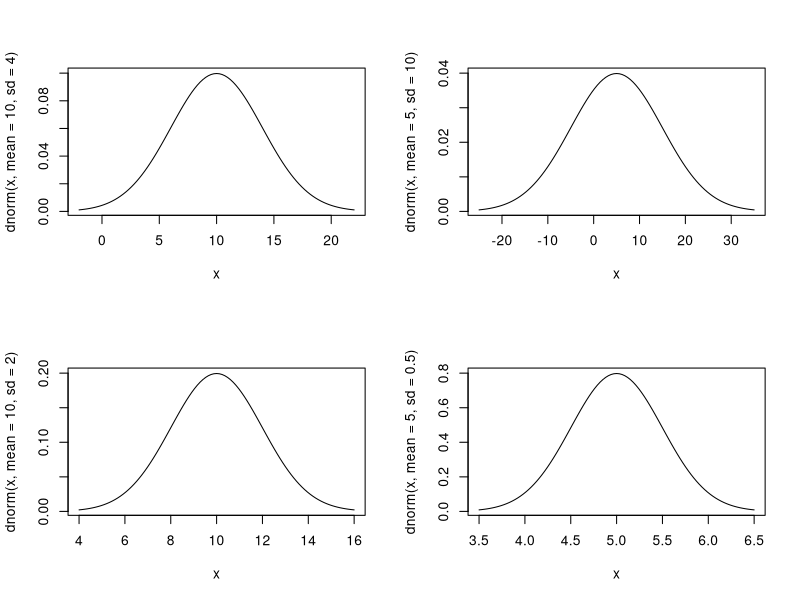
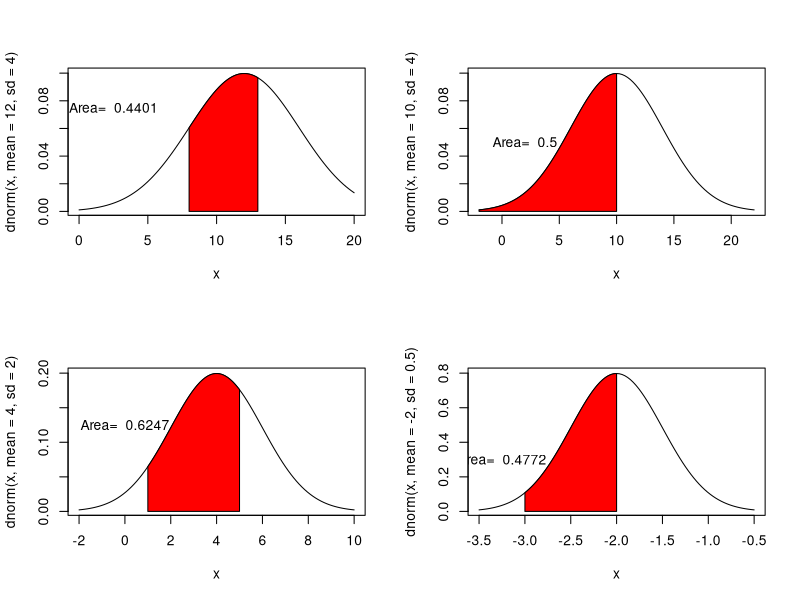
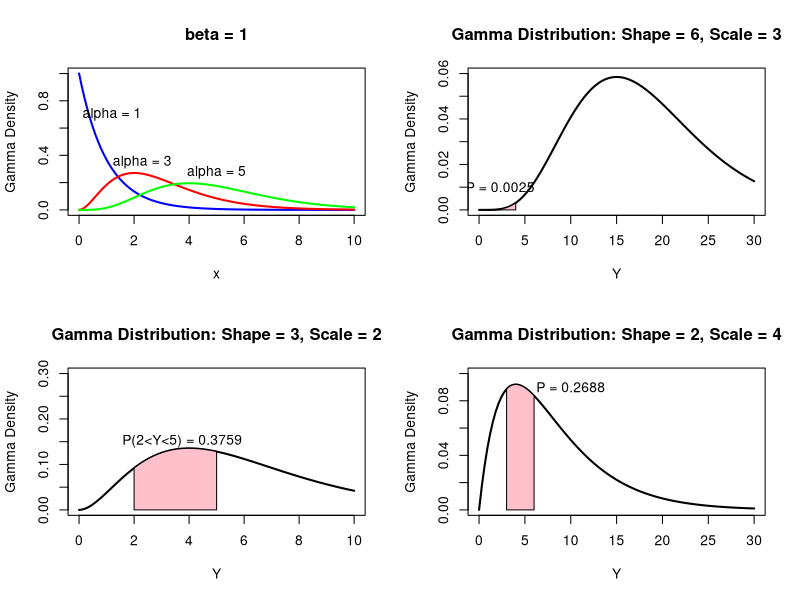
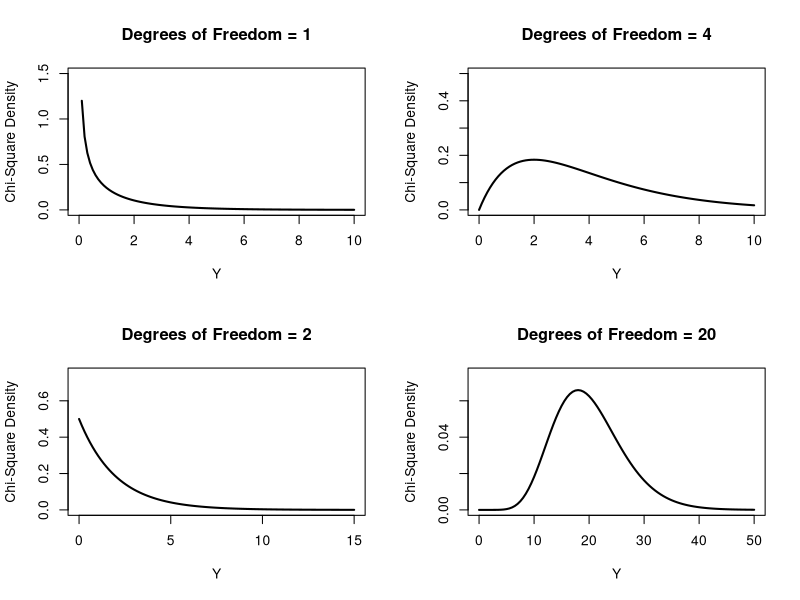
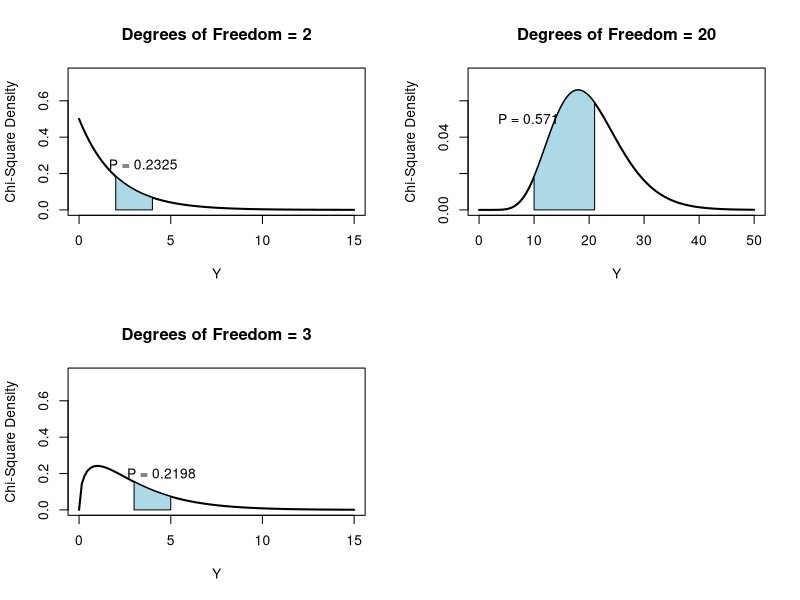
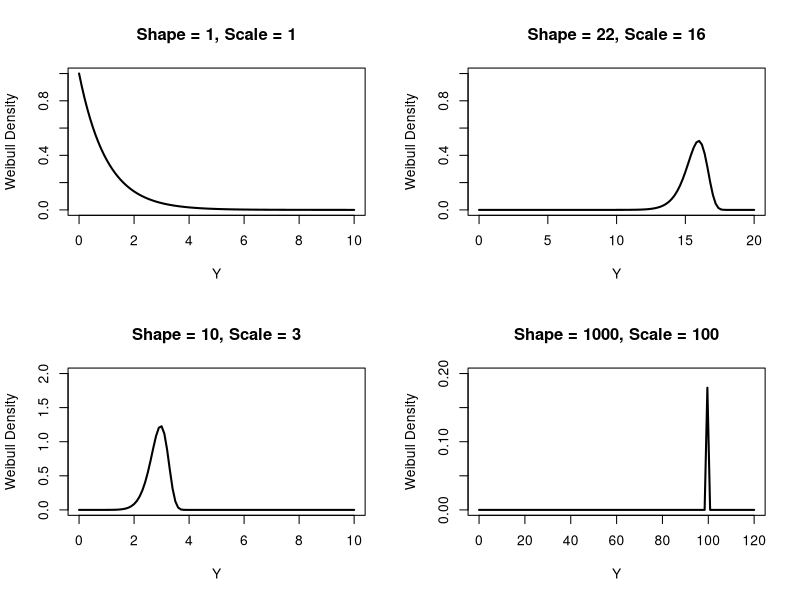
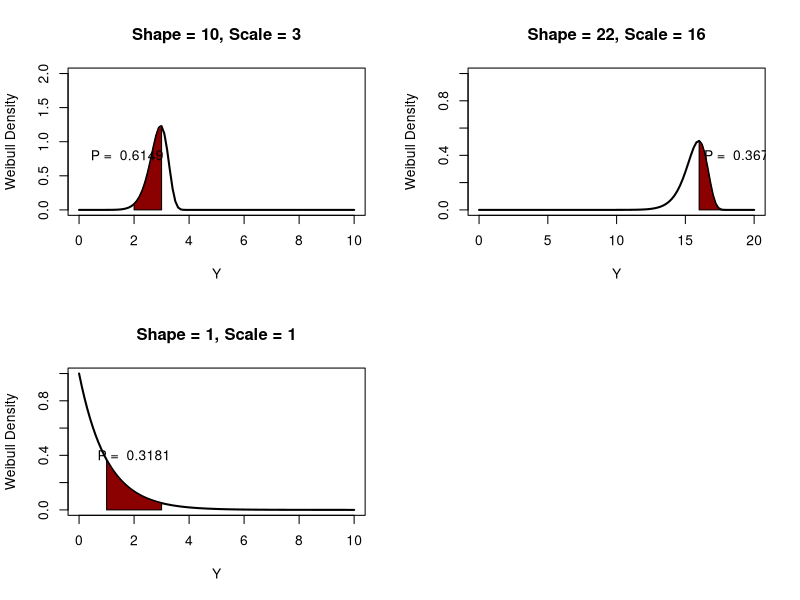
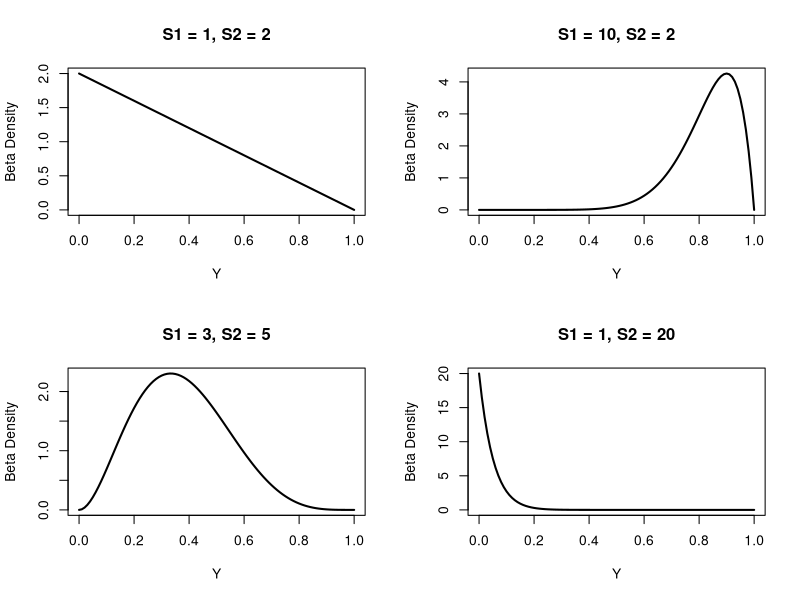

Source code (R) for these figures, in order:
## ---- chunk 1
knitr::opts_chunk$set(echo = TRUE)
## ---- chunk 2
getwd()
## ---- chunk 3
layout(matrix(1:4, nr = 2, nc = 2))
#M=10, SD=4
curve(dnorm(x, mean = 10, sd = 4), xlim = c(10 - 3 * 4, 10 + 3 * 4))
#M=10, SD=2
curve(dnorm(x, mean = 10, sd = 2), xlim = c(10 - 3 * 2, 10 + 3 * 2))
#M=5, SD=10
curve(dnorm(x, mean = 5, sd = 10), xlim = c(5 - 3 * 10, 5 + 3 * 10))
#M=5, SD=0.5
curve(dnorm(x, mean = 5, sd = 0.5), xlim = c(5 - 3 * 0.5, 5 + 3 * 0.5))
## ---- chunk 4
# 	Y∼N(0,1),P(Y≥2)
curve(dnorm(x, mean = 12, sd = 4), xlim = c(12 - 3 * 4, 20))
xcurve1 = seq(8, 13, length = 1000)
ycurve1 = dnorm(xcurve1, mean = 12, sd = 4)

polygon(c(8, xcurve1, 13), c(0, ycurve1, 0), col = "Red")
area = pnorm(13, mean = 12, sd = 4) - pnorm(8, mean = 12, sd = 4)
area = round(area, 4)

text(x = 2.5, y = 0.075, paste("Area= ", area, sep = " "))
## ---- chunk 5
# Y∼N(μ=4,σ=2),P(1≤Y<5)
curve(dnorm(x, mean = 4, sd = 2), xlim = c(4 - 3 * 2, 4 + 3 * 2))
xcurve2 = seq(1, 5, length = 1000)
ycurve2 = dnorm(xcurve2, mean = 4, sd = 2)

polygon(c(1, xcurve2, 5), c(0, ycurve2, 0), col = "Red")
area2 = pnorm(5, mean = 4, sd = 2) - pnorm(1, mean = 4, sd = 2)
area2 = round(area2, 4)

text(x = 0, y = 0.125, paste("Area= ", area2, sep = " "))
## ---- chunk 6
# 	Y∼N(μ=10,σ=4),P(Y<10)
curve(dnorm(x, mean = 10, sd = 4), xlim = c(10 - 3 * 4, 10 + 3 * 4))
xcurve3 = seq(-2, 10, length = 1000)
ycurve3 = dnorm(xcurve3, mean = 10, sd = 4)

polygon(c(-2, xcurve3, 10), c(0, ycurve3, 0), col = "Red")
area3 = pnorm(10, mean = 10, sd = 4)
area3 = round(area3, 4)

text(x = 2, y = 0.05, paste("Area= ", area3, sep = " "))
## ---- chunk 7
# 	Y∼N(μ=-2,σ=1/2),P(-3<Y≤ -2)
curve(dnorm(x, mean = -2, sd = 0.5), xlim = c(-2 - 3 * 0.5, -2 + 3 * 0.5))
xcurve4 = seq(-3, -2, length = 1000)
ycurve4 = dnorm(xcurve4, mean = -2, sd = 0.5)

polygon(c(-3, xcurve4, -2), c(0, ycurve4, 0), col = "Red")
area4 = pnorm(-2, mean = -2, sd = 0.5) - pnorm(-3, mean = -2, sd = 0.5)
area4 = round(area4, 4)

text(x = -3.25, y = 0.3, paste("Area= ", area4, sep = " "))
## ---- chunk 8
# 	Y∼Gamma(shape=1,scale=1)
curve(dgamma(x,shape = 1, scale = 1), xlim = c(0,10), ylim = c(0,1),
      col = "Blue", lwd = 2, ylab = "Gamma Density", main = "beta = 1")
text(x = 1.2, y = 0.7, paste("alpha =", 1, sep=" "))

# 	Y∼Gamma(shape=3,scale=1)
curve(dgamma(x,shape = 3, scale = 1), xlim = c(0,10), ylim = c(0,1),
      col = "Red", lwd = 2, add = TRUE)
text(x = 2.3, y = 0.35, paste("alpha =", 3, sep=" "))

# 	Y∼Gamma(shape=5,scale=1)
curve(dgamma(x,shape = 5, scale = 1), xlim = c(0,10), ylim = c(0,1),
      col = "Green", lwd = 2, add = TRUE)
text(x = 5, y = 0.275, paste("alpha =", 5, sep = " "))
## ---- chunk 9
# 	Y~Gamma(shape=3,scale=2),P(2<Y<5)
curve(dgamma(x, shape = 3, scale = 2), xlim = c(0,10), ylim = c(0, 0.3),
      lwd = 2, ylab = "Gamma Density", xlab = "Y", main = "Gamma Distribution: Shape = 3, Scale = 2")

xgam1 = seq(2, 5, length = 1000)
ygam1 = dgamma(xgam1, shape = 3, scale = 2)
polygon(c(2, xgam1, 5), c(0, ygam1, 0), col = "Pink")

gprob1 = pgamma(5, shape = 3, scale = 2) - pgamma(2, shape = 3, scale = 2)
gprob1 = round(gprob1, 4)

text(x = 3.75, y = 0.15, paste("P(2<Y<5) =", gprob1, sep = " "))
## ---- chunk 10
#   Y∼Gamma(shape=6,scale=3),P(1≤Y≤4)
curve(dgamma(x, shape = 6, scale = 3), xlim = c(0,30), ylim = c(0, 0.06),
      lwd = 2, ylab = "Gamma Density", xlab = "Y", main = "Gamma Distribution: Shape = 6, Scale = 3")

xgam2 = seq(1, 4, length = 1000)
ygam2 = dgamma(xgam2, shape = 6, scale = 3)
polygon(c(1, xgam2, 4), c(0, ygam2, 0), col = "Pink")

gprob2 = pgamma(4, shape = 6, scale = 3) - pgamma(1, shape = 6, scale = 3)
gprob2 = round(gprob2, 4)

text(x = 2.3, y = 0.01, paste("P =", gprob2, sep = " "))
## ---- chunk 11
#   Y∼Gamma(shape=2,scale=4),P(3≤Y<6)
curve(dgamma(x, shape = 2, scale = 4), xlim = c(0,30), ylim = c(0, 0.1),
      lwd = 2, ylab = "Gamma Density", xlab = "Y", main = "Gamma Distribution: Shape = 2, Scale = 4")

xgam3 = seq(3, 6, length = 1000)
ygam3 = dgamma(xgam3, shape = 2, scale = 4)
polygon(c(3, xgam3, 6), c(0, ygam3, 0), col = "Pink")

gprob3 = pgamma(6, shape = 2, scale = 4) - pgamma(3, shape = 2, scale = 4)
gprob3 = round(gprob3, 4)

text(x = 10, y = 0.09, paste("P =", gprob3, sep = " "))
## ---- chunk 12
layout(matrix(1:4, nr = 2, nc =2))
# Y∼chisq(df=1)
curve(dchisq(x, df = 1), xlim = c(0, 10), ylim = c(0, 1.5), lwd = 2,
      ylab = "Chi-Square Density", xlab = "Y", main = "Degrees of Freedom = 1")

# Y∼chisq(df=2)
curve(dchisq(x, df = 2), xlim = c(0, 15), ylim = c(0, 0.75), lwd = 2,
      ylab = "Chi-Square Density", xlab = "Y", main = "Degrees of Freedom = 2")
# Y∼chisq(df=4)
curve(dchisq(x, df = 4), xlim = c(0, 10), ylim = c(0, 0.5), lwd = 2,
      ylab = "Chi-Square Density", xlab = "Y", main = "Degrees of Freedom = 4")
# Y∼chisq(df=20)
curve(dchisq(x, df = 20), xlim = c(0, 50), ylim = c(0, 0.075), lwd = 2,
      ylab = "Chi-Square Density", xlab = "Y", main = "Degrees of Freedom = 20")
## ---- chunk 13
# 	Y∼chisq(df=2),P(2≤Y≤4)
curve(dchisq(x, df = 2), xlim = c(0, 15), ylim = c(0, 0.75), lwd = 2,
      ylab = "Chi-Square Density", xlab = "Y", main = "Degrees of Freedom = 2")

xchi1 = seq(2, 4, length = 1000)
ychi1 = dchisq(xchi1, df = 2)
polygon(c(2, xchi1, 4), c(0, ychi1, 0), col = "Light Blue")

cprob1 = pchisq(4, df = 2) - pchisq(2, df = 2)
cprob1 = round(cprob1, 4)

text(x = 3.5, y = 0.25, paste("P =", cprob1, sep = " "))
## ---- chunk 14
# 	Y∼chisq(df=3),P(3≤Y≤5)
curve(dchisq(x, df = 3), xlim = c(0, 15), ylim = c(0, 0.75), lwd = 2,
      ylab = "Chi-Square Density", xlab = "Y", main = "Degrees of Freedom = 3")

xchi2 = seq(3, 5, length = 1000)
ychi2 = dchisq(xchi2, df = 3)
polygon(c(3, xchi2, 5), c(0, ychi2, 0), col = "Light Blue")

cprob2 = pchisq(5, df = 3) - pchisq(3, df = 3)
cprob2 = round(cprob2, 4)

text(x = 4.5, y = 0.2, paste("P =", cprob2, sep = " "))
## ---- chunk 15
#   Y∼chisq(df=20),P(10<Y≤21)
curve(dchisq(x, df = 20), xlim = c(0, 50), ylim = c(0, 0.075), lwd = 2,
      ylab = "Chi-Square Density", xlab = "Y", main = "Degrees of Freedom = 20")

xchi3 = seq(10, 21, length = 1000)
ychi3 = dchisq(xchi3, df = 20)
polygon(c(10, xchi3, 21), c(0, ychi3, 0), col = "Light Blue")

cprob3 = pchisq(21, df = 20) - pchisq(10, df = 20)
cprob3 = round(cprob3, 4)

text(x = 9, y = 0.05, paste("P =", cprob3, sep = " "))
## ---- chunk 16
layout(matrix(1:4, nr = 2, nc = 2))
curve(dweibull(x, shape = 1, scale = 1), xlim = c(0, 10), ylim = c(0, 1), lwd = 2,
      ylab = "Weibull Density", xlab = "Y", main = "Shape = 1, Scale = 1")

curve(dweibull(x, shape = 10, scale = 3), xlim = c(0, 10), ylim = c(0, 2), lwd = 2,
      ylab = "Weibull Density", xlab = "Y", main = "Shape = 10, Scale = 3")

curve(dweibull(x, shape = 22, scale = 16), xlim = c(0, 20), ylim = c(0, 1), lwd = 2,
      ylab = "Weibull Density", xlab = "Y", main = "Shape = 22, Scale = 16")

curve(dweibull(x, shape = 1000, scale = 100), xlim = c(0, 120), ylim = c(0, 0.2), lwd = 2,
      ylab = "Weibull Density", xlab = "Y", main = "Shape = 1000, Scale = 100")
## ---- chunk 17
#   weibull(shape = 10, scale = 3), P(2,3)
curve(dweibull(x, shape = 10, scale = 3), xlim = c(0, 10), ylim = c(0, 2), lwd = 2,
      ylab = "Weibull Density", xlab = "Y", main = "Shape = 10, Scale = 3")
xwei1 = seq(2, 3, length = 1000)
ywei1 = dweibull(xwei1, shape = 10, scale = 3)
polygon(c(2, xwei1, 3), c(0, ywei1, 0), col = "Dark Red")

wprob1 = pweibull(3, shape = 10, scale = 3) - pweibull(2, shape = 10, scale = 3)
wprob1 = round(wprob1, 4)

text(x = 1.75, y = 0.8, paste("P = ", wprob1, sep = " "))
## ---- chunk 18
#   weibull(shape = 1, scale = 1), P(1,3)
curve(dweibull(x, shape = 1, scale = 1), xlim = c(0, 10), ylim = c(0, 1), lwd = 2,
      ylab = "Weibull Density", xlab = "Y", main = "Shape = 1, Scale = 1")
xwei2 = seq(1, 3, length = 1000)
ywei2 = dweibull(xwei2, shape = 1, scale = 1)
polygon(c(1, xwei2, 3), c(0, ywei2, 0), col = "Dark Red")

wprob2 = pweibull(3, shape = 1, scale = 1) - pweibull(1, shape = 1, scale = 1)
wprob2 = round(wprob2, 4)

text(x = 2, y = 0.4, paste("P = ", wprob2, sep = " "))
## ---- chunk 19
#   weibull(shape = 22, scale = 16), P(16,18)
curve(dweibull(x, shape = 22, scale = 16), xlim = c(0, 20), ylim = c(0, 1), lwd = 2,
      ylab = "Weibull Density", xlab = "Y", main = "Shape = 22, Scale = 16")
xwei3 = seq(16, 18, length = 1000)
ywei3 = dweibull(xwei3, shape = 22, scale = 16)
polygon(c(16, xwei3, 18), c(0, ywei3, 0), col = "Dark Red")

wprob3 = pweibull(18, shape = 22, scale = 16) - pweibull(16, shape = 22, scale = 16)
wprob3 = round(wprob3, 4)

text(x = 19, y = 0.4, paste("P = ", wprob3, sep = " "))
## ---- chunk 20
layout(matrix(1:4, nr = 2, nc = 2))
curve(dbeta(x, shape1 = 1, shape2 = 2), xlim  = c(0,1), lwd = 2, ylab = "Beta Density", xlab = "Y", main = "S1 = 1, S2 = 2")
curve(dbeta(x, shape1 = 3, shape2 = 5), xlim  = c(0,1), lwd = 2, ylab = "Beta Density", xlab = "Y", main = "S1 = 3, S2 = 5")
curve(dbeta(x, shape1 = 10, shape2 = 2), xlim  = c(0,1), lwd = 2, ylab = "Beta Density", xlab = "Y", main = "S1 = 10, S2 = 2")
curve(dbeta(x, shape1 = 1, shape2 = 20), xlim  = c(0,1), lwd = 2, ylab = "Beta Density", xlab = "Y", main = "S1 = 1, S2 = 20")
## ---- chunk 21
# P(0.2, 0.4)
curve(dbeta(x, shape1 = 1, shape2 = 2), xlim  = c(0,1), lwd = 2, ylab = "Beta Density", xlab = "Y", main = "S1 = 1, S2 = 2")

xbet1 = seq(0.2, 0.4, length = 1000)
ybet1 = dbeta(xbet1, shape1 = 1, shape2 = 2)
polygon(c(0.2, xbet1, 0.4), c(0, ybet1, 0), col = "Orange")

pbeta1 = pbeta(0.4, shape1 = 1, shape2 = 2) - pbeta(0.2, shape1 = 1, shape2 = 2)
pbeta1 = round(pbeta1, 4)

text(x = 0.42, y = 1.5, paste("P =", pbeta1, sep = " "))
## ---- chunk 22
# P(0.2, 0.4)
curve(dbeta(x, shape1 = 3, shape2 = 5), xlim  = c(0,1), lwd = 2, ylab = "Beta Density", xlab = "Y", main = "S1 = 1, S2 = 2")

xbet2 = seq(0.2, 0.4, length = 1000)
ybet2 = dbeta(xbet2, shape1 = 3, shape2 = 5)
polygon(c(0.2, xbet2, 0.4), c(0, ybet2, 0), col = "Orange")

pbeta2 = pbeta(0.4, shape1 = 3, shape2 = 5) - pbeta(0.2, shape1 = 3, shape2 = 5)
pbeta2 = round(pbeta2, 4)

text(x = 0.075, y = 2, paste("P =", pbeta2, sep = " "))
## ---- chunk 23
# P(0.2, 0.4)
curve(dbeta(x, shape1 = 10, shape2 = 2), xlim  = c(0,1), lwd = 2, ylab = "Beta Density", xlab = "Y", main = "S1 = 10, S2 = 2")

xbet3 = seq(0.6, 0.8, length = 1000)
ybet3 = dbeta(xbet3, shape1 = 10, shape2 = 2)
polygon(c(0.6, xbet3, 0.8), c(0, ybet3, 0), col = "Orange")

pbeta3 = pbeta(0.8, shape1 = 10, shape2 = 2) - pbeta(0.6, shape1 = 10, shape2 = 2)
pbeta3 = round(pbeta3, 4)

text(x = 0.59, y = 2, paste("P =", pbeta3, sep = " "))
